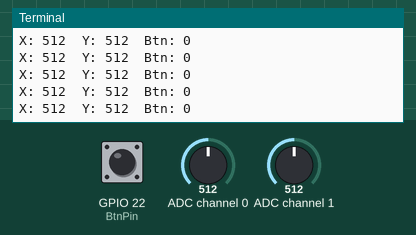
Simulated run of this program. Board: Raspberry Pi (BCM pin numbers). Parts: the last lines printed to the terminal. Inputs (shaded band) come from the test bench; at power-on: ADC channel 0 = 512, ADC channel 1 = 512, GPIO 22 (BtnPin) HIGH (analog values on the 0–1023 scale).

Above: at 1.2 s.
1.3 s: ADC channel 0 set to 716
At 1.56 s:
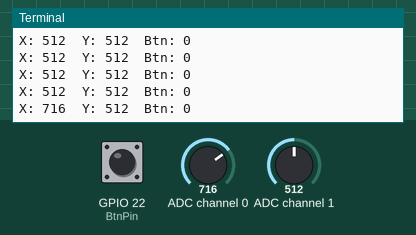
2.8 s: ADC channel 1 set to 716
At 2.96 s:
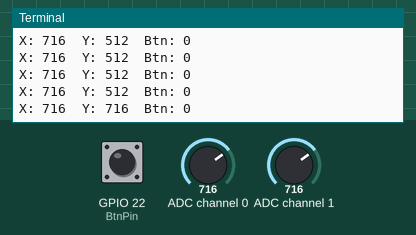
4.3 s: GPIO 22 (BtnPin) pulled LOW for 0.25 s
At 4.56 s:
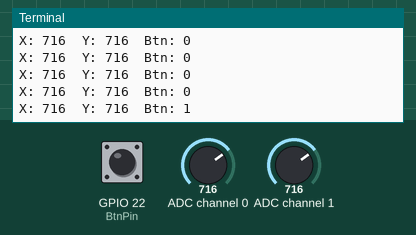
6.0 s: ADC channel 0 set to 900
At 6.17 s:
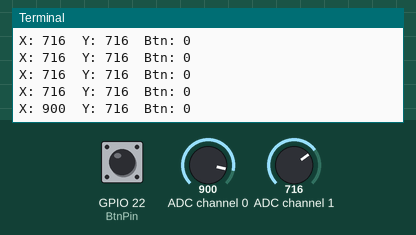
7.5 s: GPIO 22 (BtnPin) pulled LOW for 1 s
At 7.77 s:
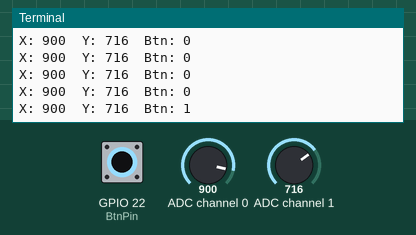
10.0 s: ADC channel 1 set to 900
At 10.18 s:
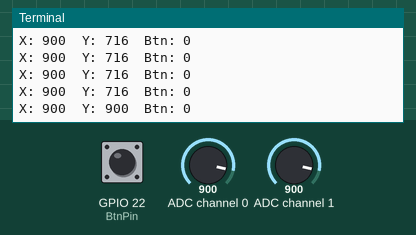
Timing chart, 0 to 12.5 s (numbered marks = the images above; inputs shaded):
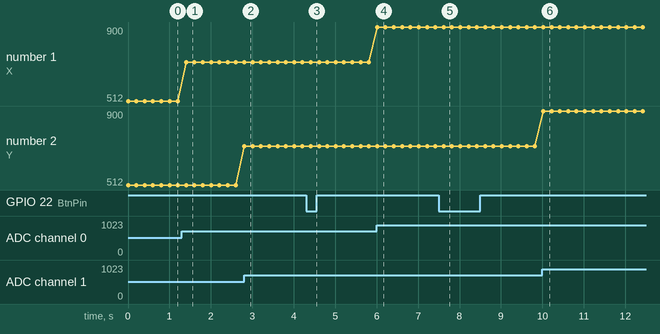

The program:

2.1.9-2_Joystick_zero.py
```python
#!/usr/bin/env python3

from gpiozero import Button
import spidev
import time

# Initialize the button connected to GPIO pin 22 (joystick SW pin)
BtnPin = Button(22)

# Initialize SPI communication with MCP3008
spi = spidev.SpiDev()
spi.open(0, 0)  # Open SPI bus 0, device CE0
spi.max_speed_hz = 1000000  # Set SPI speed to 1 MHz

def read_adc(channel):
    """
    Reads analog value from the specified MCP3008 channel (0–7)
    :param channel: ADC channel number (0–7)
    :return: 10-bit integer value (0–1023)
    """
    if channel < 0 or channel > 7:
        return -1
    adc = spi.xfer2([1, (8 + channel) << 4, 0])
    value = ((adc[1] & 0x03) << 8) | adc[2]
    return value

try:
    # Main loop to read and print joystick values and button state
    while True:
        # Read X and Y values from MCP3008 channels 0 and 1
        x_val = read_adc(0)  # Joystick VRX connected to CH0
        y_val = read_adc(1)  # Joystick VRY connected to CH1

        # Read the state of the joystick button (SW)
        Btn_val = BtnPin.value  # 0 = pressed, 1 = released

        # Print the read values
        print('X: %d  Y: %d  Btn: %d' % (x_val, y_val, Btn_val))

        # Wait 0.2 seconds before the next reading
        time.sleep(0.2)

# Gracefully handle Ctrl+C interruption
except KeyboardInterrupt:
    spi.close()
```

Measured:
- after the input at 1.3 s, the terminal: prints a new line after 0.10 s (image 1)
- after the input at 2.8 s, the terminal: prints a new line at once (image 2)
- after the input at 4.3 s, the terminal: prints a new line after 0.11 s (image 3)
- after the input at 6.0 s, the terminal: prints a new line at once (image 4)
- after the input at 7.5 s, the terminal: prints a new line after 0.12 s (image 5)
- after the input at 10.0 s, the terminal: prints a new line at once (image 6)
- plotted number 1: 512 → 716 after the input at 1.3 s, 716 → 900 after the input at 6.0 s
